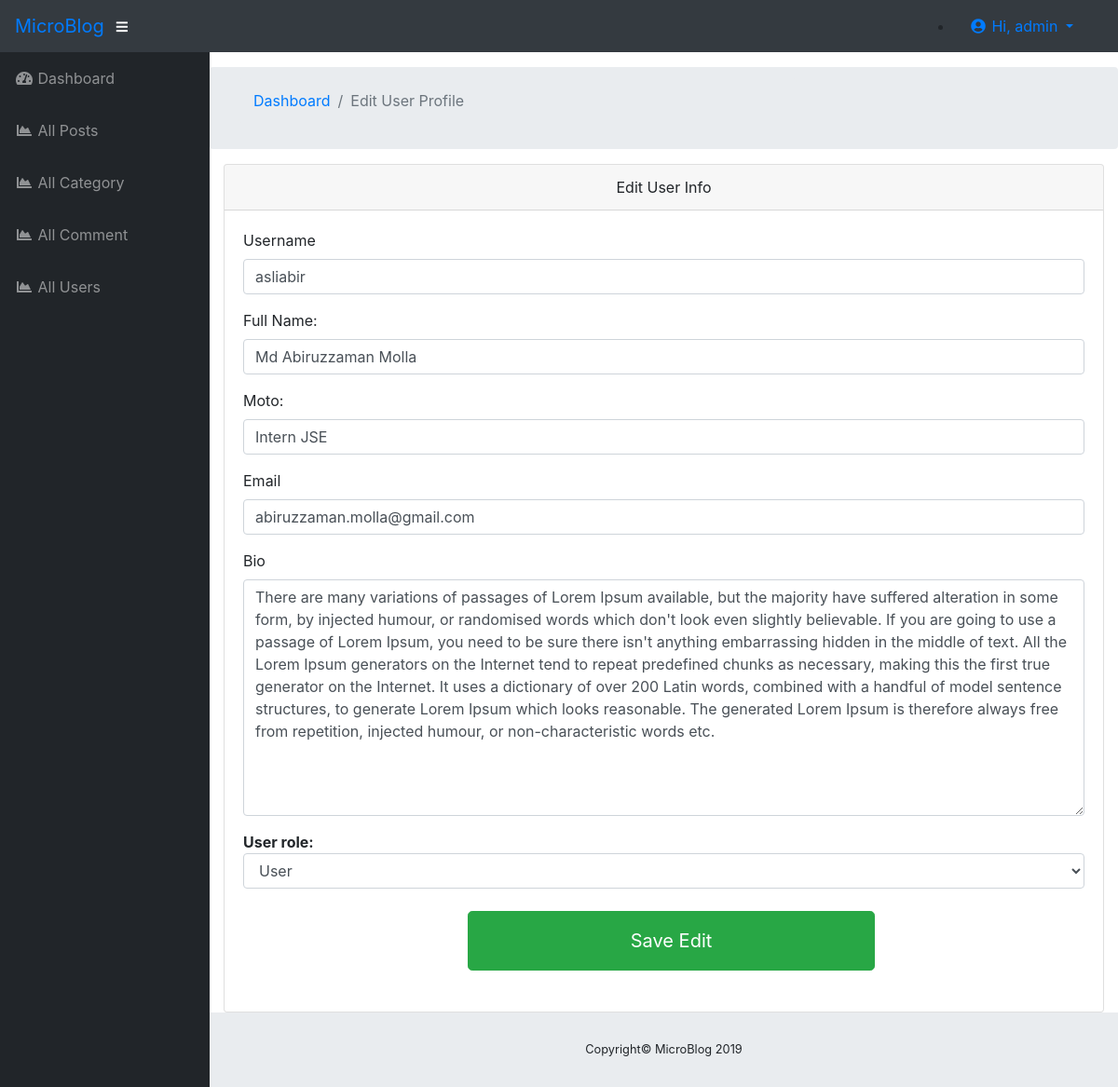
Screenshot of /admin/editUser.php?id=1 (signed in) with the database file from the repository.
### tables this page shows
CREATE TABLE `tbl_user` (
  `uid` int(10) NOT NULL,
  `username` varchar(30) NOT NULL,
  `fullName` varchar(60) DEFAULT NULL,
  `image` varchar(200) DEFAULT NULL,
  `title` varchar(50) DEFAULT NULL,
  `email` varchar(100) NOT NULL,
  `password` varchar(30) NOT NULL,
  `bio` varchar(5000) DEFAULT NULL,
  `role` tinyint(2) NOT NULL DEFAULT '1'
);

### admin/editUser.php (the view, shortened to what this page needs)
<?php ob_start();
include "inc/header.php"; ?>
<div id="wrapper">
    <?php include "inc/sidebar.php"; ?>
    <div id="content-wrapper">
        <div class="container-fluid">
            <div class="row breadcrumb dashboard-breadcrumb">
                <div class="col-md-8">
                    <ol class="breadcrumb">
                        <li class="breadcrumb-item">
                            <a href="index.php">Dashboard</a>
                        </li>
                        <li class="breadcrumb-item active">Edit User Profile</li>
                    </ol>
                </div>
            </div>
            <div class="card">
                <div class="card-header text-center">
                    Edit User Info
                </div>
                <div class="card-body">
                    <?php
                    if (isset($_GET['id']) && is_numeric($_GET['id'])) {
                        $id = $_GET['id'];
                        $sql = "SELECT * FROM `tbl_user` WHERE `uid` = $id";
                        $result = $db->query($sql) or die($db->error);;
                        $row = $result->fetch_assoc();
                        ?>
                        <form action="sReq/editUser.php" method="post" id="editUser">
                            <div class="form-group">
                                <label for="username">Username</label>
                                <input type="text" name="username" class="form-control" value="<?php echo $row['username']; ?>" id="username">
                            </div>
                            <div class="form-group">
                                <label for="fullName">Full Name:</label>
                                <input type="text" name="fullName" class="form-control" value="<?php echo $row['fullName']; ?>" id="fullName">
                            </div>
                            <div class="form-group">
                                <label for="title">Moto:</label>
                                <input type="text" name="title" class="form-control" value="<?php echo $row['title']; ?>" id="title">
                            </div>
                            <div class="form-group">
                                <label for="email">Email</label>
                                <input class="form-control" name="email" id="email" value="<?php echo $row['email']; ?>" />
                            </div>
                            <div class="form-group">
                                <label for="bio">Bio</label>
                                <textarea class="form-control" name="bio" id="bio" rows="10"><?php echo $row['bio']; ?></textarea>
                            </div>
                            <div class=" form-group">
                                <b>User role: </b>
                                <select name="role" class="form-control">
                                    <option value="1">User</option>
                                </select>
                            </div>
                            <div class="form-group row">
                                <div class="col-sm-6 m-auto">
                                    <button type="submit" name="editUser" class="btn btn-success btn-block btn-lg text-center p-3 m-2">Save Edit</button>
                                </div>
                            </div>
                        </form>
                    <?php } else {
                        header("Location: allCategory.php");
                    } ?>
                </div>
            </div>
        </div>
        <?php include "inc/footer.php"; ?>

### rows the page displays
tbl_user: username "asliabir", fullName "Md Abiruzzaman Molla", title "Intern JSE", email "abiruzzaman.molla@gmail.com", bio "There are many variations of passages of Lorem Ipsum available, but the majority have suffered alteration in some form, by injected humour, or randomised words which don't look even slightly believable. If you are going to use a passage of Lorem Ipsum, you need to be sure there isn't anything embarrassing hidden in the middle of text. All the Lorem Ipsum generators on the Internet tend to repeat predefined chunks as necessary, making this the first true generator on the Internet. It uses a dictionary of over 200 Latin words, combined with a handful of model sentence structures, to generate Lorem Ipsum which looks reasonable. The generated Lorem Ipsum is therefore always free from…"

### other values shown
$_SESSION['username'] "admin"
